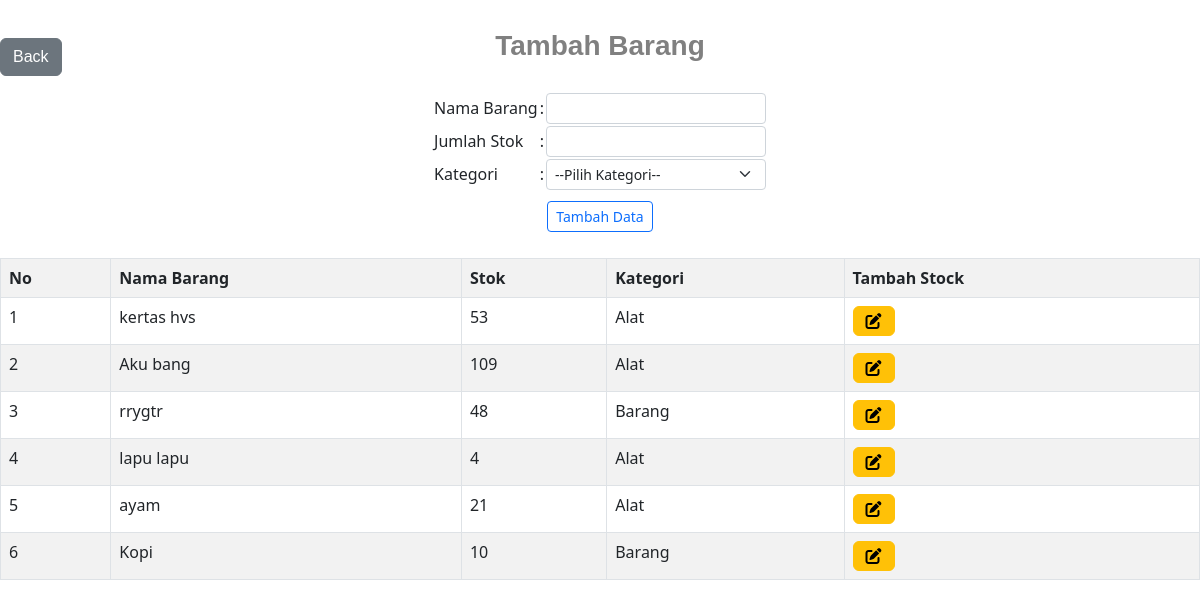
Screenshot of /inventaris/datbar.php with the database file from the repository.
### tables this page shows
CREATE TABLE `tabel_barang` (
  `kd_brg` int(11) NOT NULL,
  `nama_barang` varchar(100) NOT NULL,
  `stock` int(11) NOT NULL,
  `categori` int(20) NOT NULL
);

CREATE TABLE `kategori` (
  `id` int(11) NOT NULL,
  `kate_brg` varchar(50) NOT NULL,
  `tanggal` varchar(100) NOT NULL
);

### inventaris/tab_dabar.php (the view, shortened to what this page needs)
<?php
$koneksi = mysqli_connect("localhost","root","","tekstil");
?>
<!DOCTYPE html>
<html lang="en">
<head>
</head>
<body>
<table align=center width=50% cellpadding=5 cellspacing=0 class="table table-responsive table-striped table-bordered ">
        <tr>
            <th>No</th>
            <th>Nama Barang</th>
            <th>Stok</th>
            <th>Kategori</th>
            <th colspan=1>Tambah Stock</th>
        </tr>
        <tr>
            <?php
            $angka = 1;
            $sql = "SELECT * FROM tabel_barang,kategori WHERE tabel_barang.categori = kategori.id ORDER BY tabel_barang.kd_brg";
            $hasil = mysqli_query($koneksi,$sql);
            while($data = mysqli_fetch_array($hasil)) {
                ?>
                <td><?php echo $angka++; ?></td>
                <td><?php echo $data['nama_barang']; ?></td>
                <td><?php echo $data['stock']; ?></td>
                <td><?php echo $data['kate_brg']; ?></td>
                <td><a href="edit_inventaris.php?kd_brg=<?php echo $data['kd_brg']; ?>" class="btn btn-warning"><i class="fa-solid fa-pen-to-square"></i></a></td>
        </tr>
            <?php
            }
            ?>
    </table>
</body>
</html>

### rows the page displays
tabel_barang: nama_barang "kertas hvs", stock "53", categori.kate_brg "Alat"
tabel_barang: nama_barang "Aku bang", stock "109", categori.kate_brg "Alat"
tabel_barang: nama_barang "rrygtr", stock "48", categori.kate_brg "Barang"
tabel_barang: nama_barang "lapu lapu", stock "4", categori.kate_brg "Alat"
tabel_barang: nama_barang "ayam", stock "21", categori.kate_brg "Alat"
tabel_barang: nama_barang "Kopi", stock "10", categori.kate_brg "Barang"
